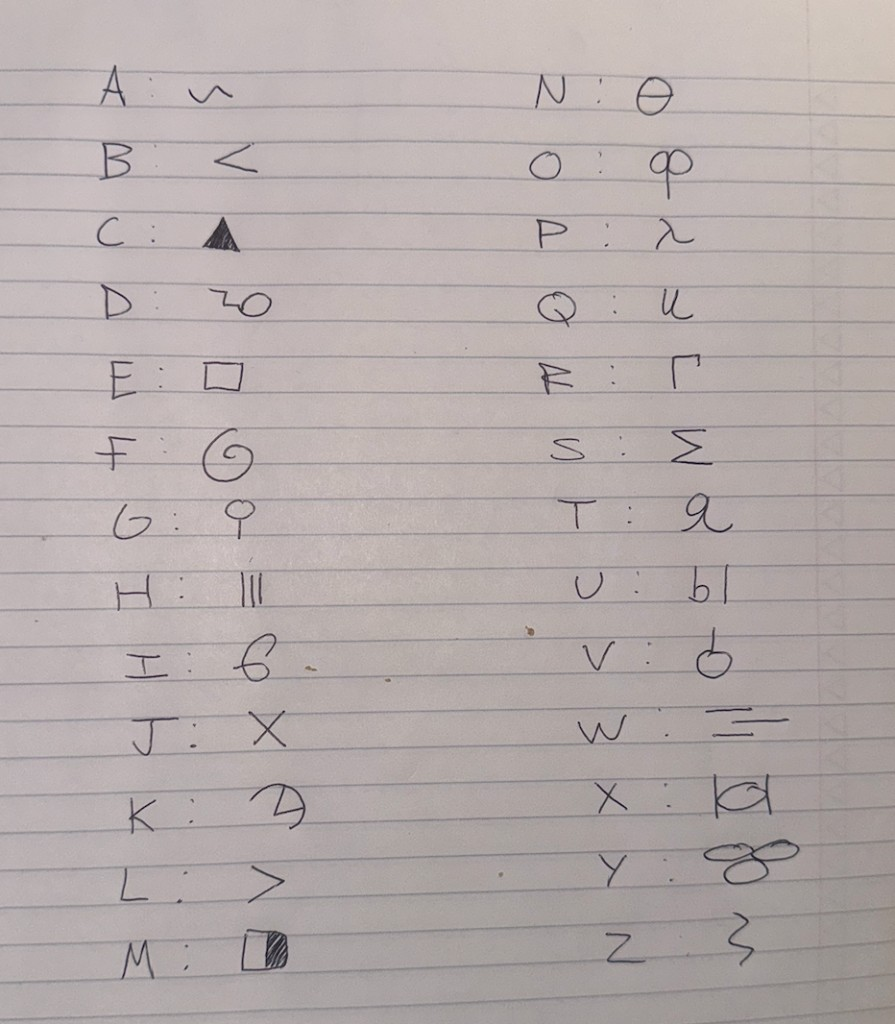
#> input picture data/alien-language-reference.png, 895 x 1024 px
$ python -i photo_to_dataset.py   (imports and definitions only)
#> lines starting #> are read from the running program, lines starting #| are printed output that depends on the picture
#!/usr/bin/env python3
"""
Convert a folder of letter images into a Zoogle Translate dataset.

Expected folder structure:
  dataset/
    A/
      001.png
      002.png
      ...
    B/
      001.png
      ...
    (one folder per letter A-Z)

Or flat structure with filename prefix:
  dataset/
    A_001.png
    A_002.png
    B_001.png
    ...

Output: A JSON file you can Import in the app (Import Dataset button).

Usage:
  python scripts/photo_to_dataset.py dataset/ -o my_language.json
  python scripts/photo_to_dataset.py dataset/ -o my_language.json --name "My Alien Language"
"""

from __future__ import annotations

import argparse
import base64
import json
import re
from pathlib import Path

try:
    from PIL import Image
except ImportError:
    print("Install Pillow: pip install Pillow")
    raise

IMAGE_SIZE = 24
INPUT_DIM = IMAGE_SIZE * IMAGE_SIZE
LETTERS = list("ABCDEFGHIJKLMNOPQRSTUVWXYZ")


# [33 lines left out: functions center_of_mass, shift_vec, center_of_mass_shift, not called in this run]


def image_to_vec(img_path: Path, invert: bool = True) -> list[float] | None:
    """Load image, resize to 24x24, convert to grayscale 0-1 vector."""
#> called with img_path = '../data/alien-language-reference.png', invert = True
    try:
        img = Image.open(img_path).convert("L")  # grayscale
    except Exception:
        return None
    if img.size != (IMAGE_SIZE, IMAGE_SIZE):
        img = img.resize((IMAGE_SIZE, IMAGE_SIZE), Image.Resampling.LANCZOS)
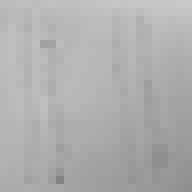
#> img: PIL image 24x24 L (shown 8 times larger); min 130, max 200, mean 174.7
    vec = []
    for y in range(IMAGE_SIZE):
        for x in range(IMAGE_SIZE):
            p = img.getpixel((x, y)) / 255.0
            if invert:
                p = 1.0 - p
            vec.append(max(0.0, min(1.0, p)))
#> after the loop, vec = 576 values, max 0.49 at index 535, min 0.216 at index 22, mean 0.315
    return vec


# [79 lines left out: functions encode_sample, collect_from_folders, collect_from_flat, main, not called in this run]


# [2 lines not run here, left out]

>>> result = image_to_vec('../data/alien-language-reference.png')
#> result has the same summary as vec in image_to_vec
